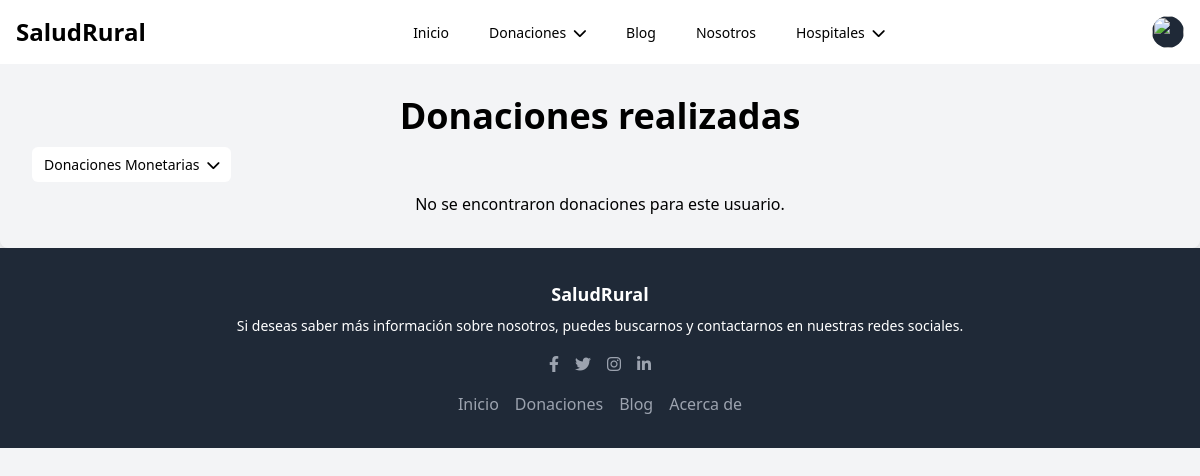
Page /donaciones-reali4.php (signed in) on the earlier database version.
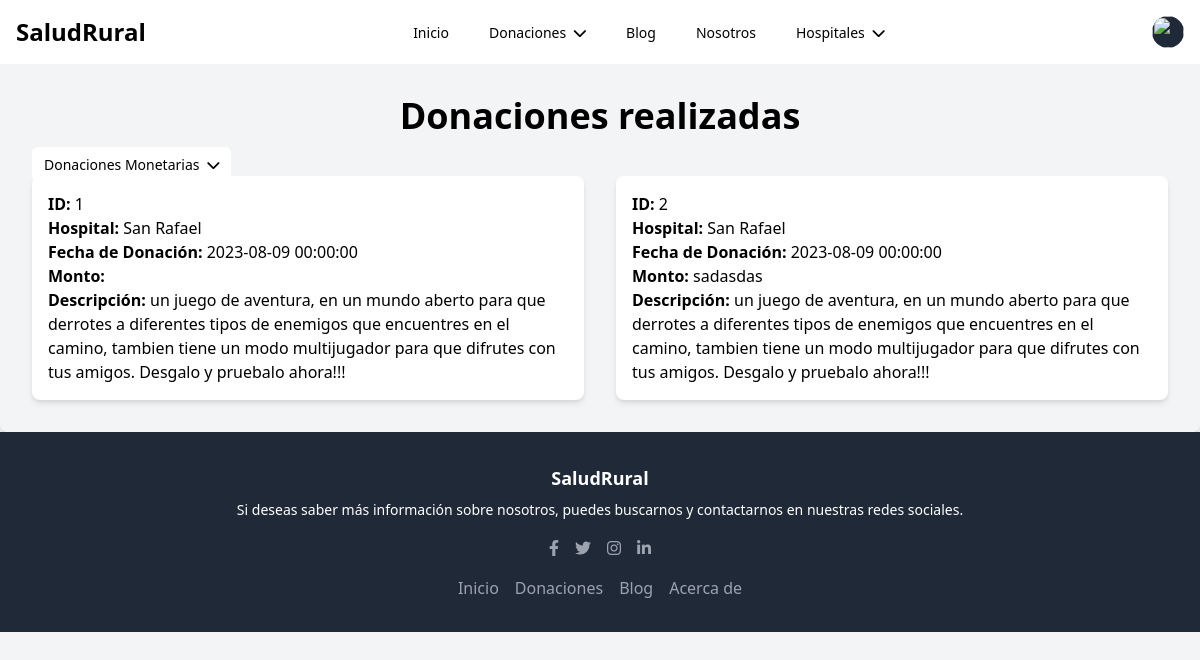
Same page on the later database version.
### tables this page shows
CREATE TABLE `insumos` (
  `id_donacion` int(11) NOT NULL,
  `id_hospital` int(11) DEFAULT NULL,
  `id_usuario` int(11) DEFAULT NULL,
  `nombre` varchar(100) NOT NULL,
  `correo` varchar(100) NOT NULL,
  `telefono` varchar(100) NOT NULL,
  `fecha` datetime NOT NULL,
  `insumo` varchar(100) NOT NULL,
  `cantidad` varchar(100) NOT NULL,
  `descripcion` text NOT NULL
);

CREATE TABLE `hospitales` (
  `id` int(11) NOT NULL,
  `nombre` varchar(70) NOT NULL,
  `descripcion` text NOT NULL,
  `lugar` text NOT NULL,
  `password` varchar(250) NOT NULL
);

### HTML/donaciones-reali4.php (the view, shortened to what the changed rows need)
<!DOCTYPE html>
<html>
<head>
    <link href="https://cdn.jsdelivr.net/npm/tailwindcss@2.2.16/dist/tailwind.min.css" rel="stylesheet">
    <link rel="stylesheet" href="https://cdnjs.cloudflare.com/ajax/libs/font-awesome/6.0.0-beta3/css/all.min.css">
</head>
<body class="bg-gray-100">
    <div class="w-full max-w-mn p-8  rounded-lg shadow-lg  mx-auto p-4">
        <h1 class="text-4xl font-bold mb-4 text-center">Donaciones realizadas</h1>
        <ul class="flex space-x-4 ">
                <li class="relative">
                </li>
        </ul>
        <?php
            $servername = "localhost";
            $username = "root";
            $password = "";
            $dbname = "saludrural";
            $conn = new mysqli($servername, $username, $password, $dbname);
            $usuarioId = $_SESSION['usuario_id'];
            $sql = "SELECT id_donacion, id_hospital, fecha, insumo, descripcion FROM insumos WHERE id_usuario = $usuarioId";
            $resultado = $conn->query($sql);
            if ($resultado === false) {
                echo "Error en la consulta: " . $conn->error;
            } else {
                if ($resultado->num_rows > 0) {
                    echo '<div class="grid grid-cols-2 gap-8">';
                    while ($donacion = $resultado->fetch_assoc()) {
                        echo '<div class="bg-white p-4 rounded-lg shadow-md">';
                        echo '<div><span class="font-semibold">ID:</span> ' . $donacion['id_donacion'] . '</div>';
                        echo '<div><span class="font-semibold">Hospital:</span> ' . obtenerNombreHospital($conn, $donacion['id_hospital']) . '</div>';
                        echo '<div><span class="font-semibold">Fecha de Donación:</span> ' . $donacion['fecha'] . '</div>';
                        echo '<div><span class="font-semibold">Monto:</span> ' . $donacion['insumo'] . '</div>';
                        echo '<div><span class="font-semibold">Descripción:</span> ' . $donacion['descripcion'] . '</div>';
                        echo '</div>';
                    }
                    echo '</div>';
                } else {
                    echo '<div class="text-center mt-4">No se encontraron donaciones para este usuario.</div>';
                }
            }
            function obtenerNombreHospital($conn, $id_hospital) {
                $sql = "SELECT nombre FROM hospitales WHERE id = $id_hospital";
                $resultado = $conn->query($sql);
                if ($resultado === false) {
                    return "Hospital Desconocido";
                } else {
                    if ($resultado->num_rows > 0) {
                        $nombre_hospital = $resultado->fetch_assoc()['nombre'];
                        return $nombre_hospital;
                    } else {
                        return "Hospital Desconocido";
                    }
                }
            }
            ?>
    </div>
</body>
</html>

Differences in the rows shown:
added insumos: id_donacion "1", id_hospital.nombre "San Rafael", fecha "2023-08-09 00:00:00", descripcion "un juego de aventura, en un mundo aberto para que derrotes a diferentes tipos de enemigos que encuentres en el camino, tambien tiene un modo multijugador para que difrutes con tus amigos. Desgalo y pruebalo ahora!!!"
added insumos: id_donacion "2", id_hospital.nombre "San Rafael", fecha "2023-08-09 00:00:00", insumo "sadasdas", descripcion "un juego de aventura, en un mundo aberto para que derrotes a diferentes tipos de enemigos que encuentres en el camino, tambien tiene un modo multijugador para que difrutes con tus amigos. Desgalo y pruebalo ahora!!!"
Other differences:
text no longer shown: "No se encontraron donaciones para este usuario."
